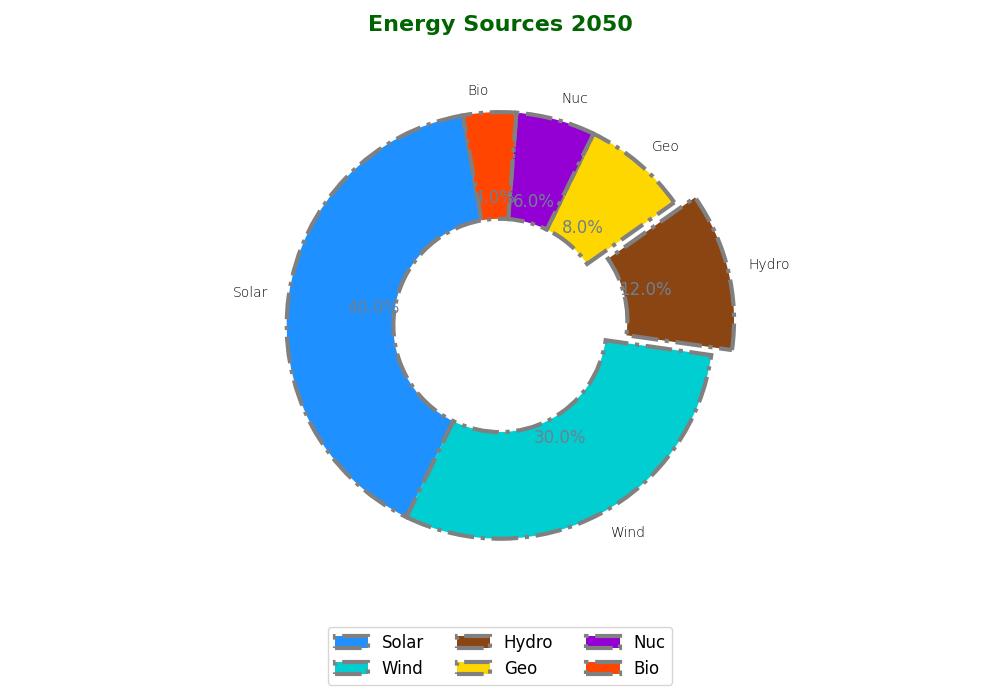

This figure's Python source:
import matplotlib.pyplot as plt

energy_sources = ['Solar', 'Wind', 'Hydro', 'Geo', 'Nuc', 'Bio']
energy_percentages = [40, 30, 12, 8, 6, 4]
colors = ['#1E90FF', '#00CED1', '#8B4513', '#FFD700', '#9400D3', '#FF4500']

fig, ax = plt.subplots(figsize=(10, 7), subplot_kw=dict(aspect='equal'))

# Random selection: Explode Hydro
explode = (0, 0, 0.1, 0, 0, 0)  
# Random selection: Change wedgeprops and add linestyle dashdot
wedges, texts, autotexts = ax.pie(
    energy_percentages,
    explode=explode,
    labels=energy_sources,
    autopct='%1.1f%%',
    startangle=100,  # Random startangle
    colors=colors,
    wedgeprops=dict(edgecolor='gray', linewidth=3, linestyle='dashdot', width=0.5),
    shadow=False  # Removing shadow for variety
)

plt.title("Energy Sources 2050", fontsize=16, fontweight='bold', pad=20, color='darkgreen')  # Changed color

plt.setp(autotexts, size=12, weight='normal', color='slategray')  # Adjust style
plt.setp(texts, size=10, weight='light')

# Changed legend location and removed title
ax.legend(
    wedges, energy_sources,
    loc="upper center",
    bbox_to_anchor=(0.5, -0.05),  # Modifying legend placement
    ncol=3,
    fontsize=12
)

# Adding grid for enhanced visualization
ax.grid(True, which='both', linestyle='--', linewidth=0.5)

plt.tight_layout()
plt.show()
